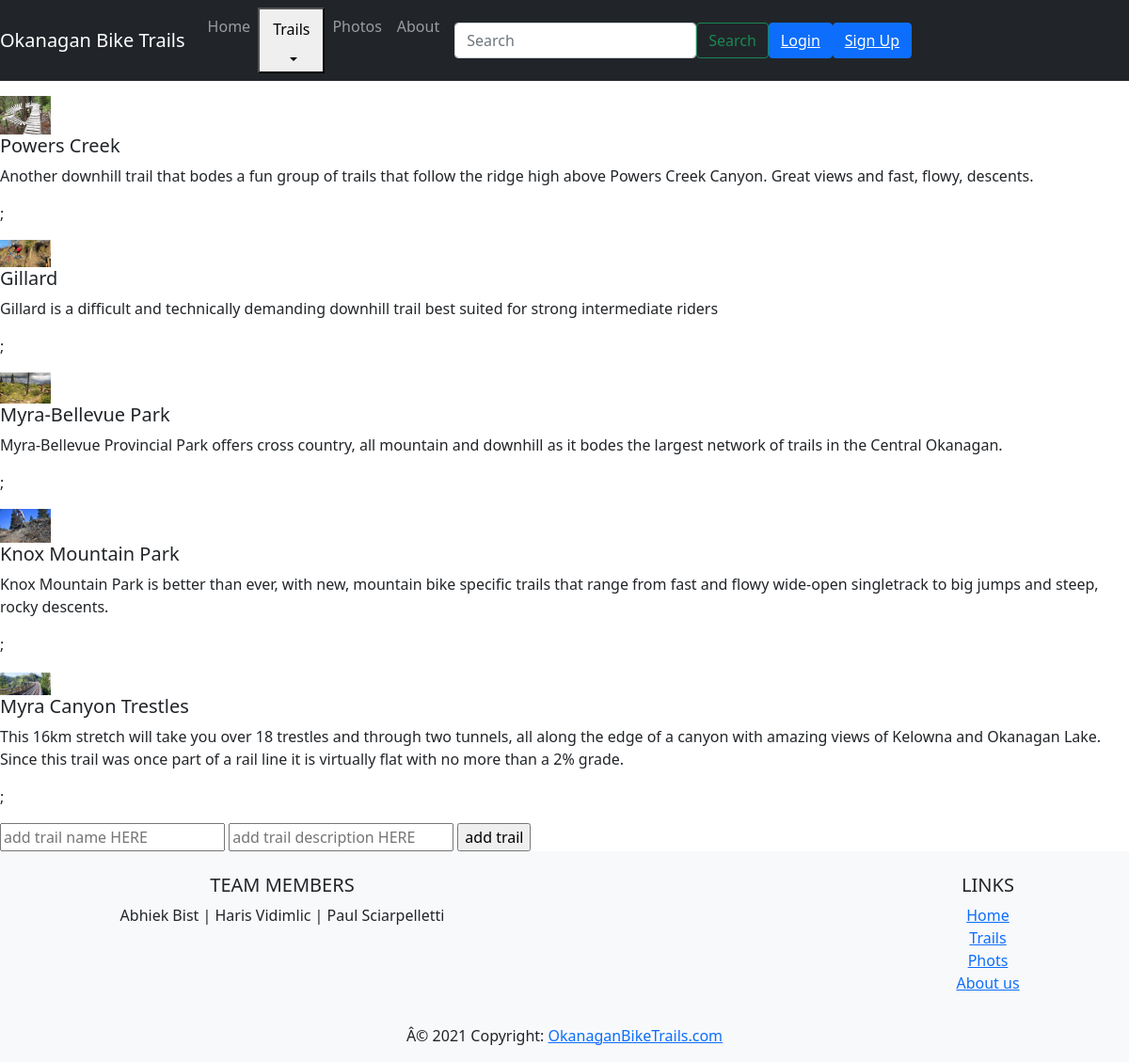
The app's page /src/client/alltrails.php with its own data.
### tables this page shows
CREATE TABLE `trails` (
  `trailId` int(11)  NOT NULL AUTO_INCREMENT,
  `trailName` varchar(20) NOT NULL,
  `description` varchar(255) NOT NULL,
  PRIMARY KEY (`trailId`)
);

### src/client/alltrails.php (the view, shortened to what this page needs)
<!DOCTYPE html>
<html lang="en">
<head>
  <link href='https://api.mapbox.com/mapbox-gl-js/v2.5.1/mapbox-gl.css' rel='stylesheet' />
  <link href="https://cdn.jsdelivr.net/npm/bootstrap@5.0.2/dist/css/bootstrap.min.css" rel="stylesheet">
  <link rel="stylesheet" href="src/client/css/main.css">
</head>
<body>
<?php
    include 'header.php';
    require './../server/db_conn.php';
    $sql = "SELECT * FROM trails ORDER BY trailId DESC";
    $results = mysqli_query($conn, $sql);
    while($row = mysqli_fetch_assoc($results)){
        $trailId = $row['trailId'];
        $trailName = $row['trailName'];
        $desc = $row['description'];
        echo '<div class="media my-3">
        <div>
        <img src="img/card-'.$trailId.'.jpg" width="54px" class="mr-3" alt="...">
        <div class="media-body">
        <h5>'. $trailName.'</h5>
            <p> '.$desc.'</p>;
        </div>
        </div>
        </div>';
    }
?>
<form action="alltrails.php" method="post">
<input type="text" id="trailname" name="trailname" placeholder="add trail name HERE">
<input type="text" id="desc" name="desc" placeholder="add trail description HERE">
                    <input type="submit" value="add trail">
                </form>
<?php include 'footer.php';?>
</body>
</html>

### records on screen
trails: shows a picture, trailName "Powers Creek", description "Another downhill trail that bodes a fun group of trails that follow the ridge high above Powers Creek Canyon. Great views and fast, flowy, descents."
trails: shows a picture, trailName "Gillard", description "Gillard is a difficult and technically demanding downhill trail best suited for strong intermediate riders"
trails: shows a picture, trailName "Myra-Bellevue Park", description "Myra-Bellevue Provincial Park offers cross country, all mountain and downhill as it bodes the largest network of trails in the Central Okanagan."
trails: shows a picture, trailName "Knox Mountain Park", description "Knox Mountain Park is better than ever, with new, mountain bike specific trails that range from fast and flowy wide-open singletrack to big jumps and steep, rocky descents."
trails: shows a picture, trailName "Myra Canyon Trestles", description "This 16km stretch will take you over 18 trestles and through two tunnels, all along the edge of a canyon with amazing views of Kelowna and Okanagan Lake. Since this trail was once part of a rail line it is virtually flat with no more than a 2% grade."
